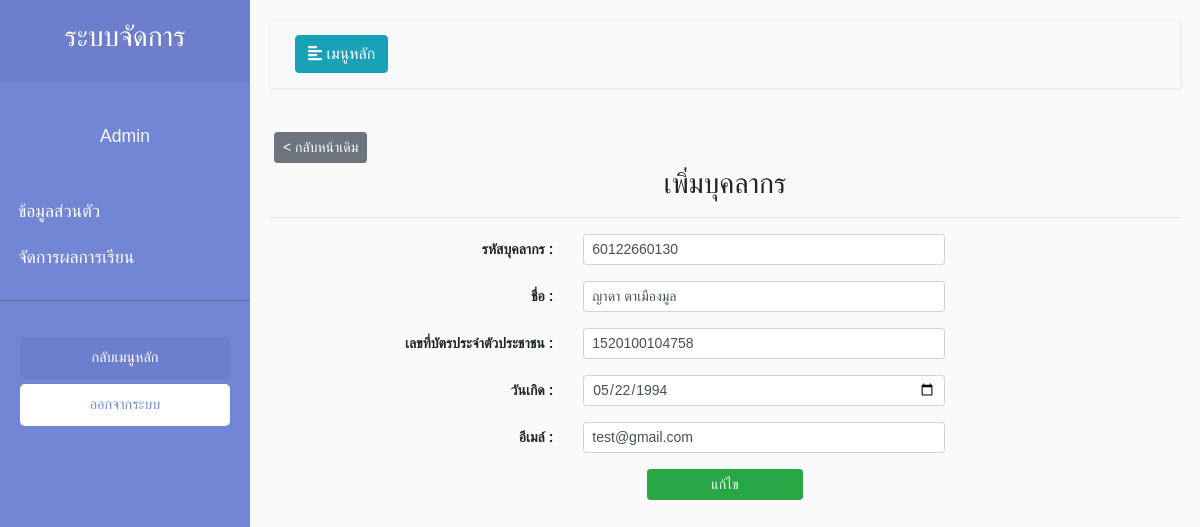
Page /view/managerPersonnel/EditPersonal.php?tcID=10 on the earlier database version.
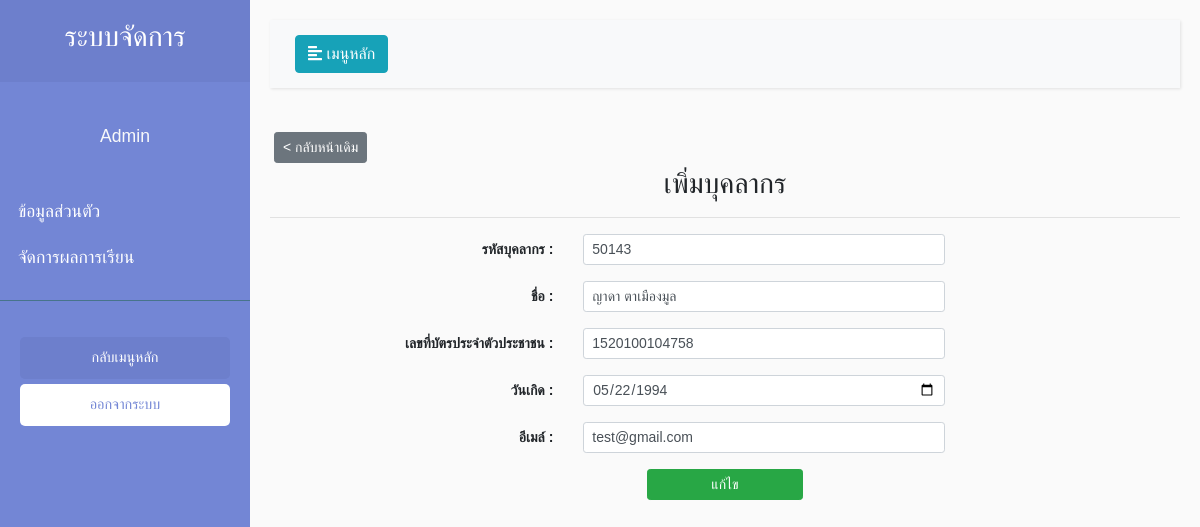
Same page on the later database version.
### tables this page shows
CREATE TABLE `teacher_tb` (
  `tc_id` int(11) NOT NULL,
  `tc_code` varchar(255) NOT NULL,
  `tc_name` varchar(255) NOT NULL,
  `tc_idCard` varchar(255) NOT NULL,
  `tc_email` varchar(255) NOT NULL,
  `tc_date` date NOT NULL
);

### view/managerPersonnel/EditPersonal.php (the view, shortened to what the changed rows need)
<?php
include_once('../../model/connect.php');
$sql = "SELECT * FROM teacher_tb WHERE tc_id = '".$_SESSION['editID']."'";
$query = $conn->query($sql);
$result = $query->FETCH_ASSOC();
?>
<!DOCTYPE html>
<html>
<head>
    <link rel="stylesheet" href="https://stackpath.bootstrapcdn.com/bootstrap/4.1.0/css/bootstrap.min.css"
>
    <link rel="stylesheet" href="../../style/Style.css">
</head>
<body class="setfont">
    <div class="wrapper">
        <div id="content">
            <form id="myform" name='myform' method="POST" action="../../control/personnal/EditPersonal.php">
                <div class="form-group row">
                    <div class="col-sm-5">
                        <input type="text" name="txtcode" class="form-control form-control-sm" id="txtcode" value="<?php echo $result['tc_code'] ?>"
                        pattern="[0-9].{4}" title="Must be only letters " required autofocus></div>
                </div>
                <div class="form-group row">
                    <div class="col-sm-5">
                        <input type="text" name="txtname" class="form-control form-control-sm" id="txtname" value="<?php echo $result['tc_name'] ?>"
                        pattern="[a-zA-Zก-ฮ].{0,50}" title="Must be only letters " required autofocus></div>
                    </div>
                <div class="form-group row">
                    <div class="col-sm-5">
                        <input type="text" name="txtcard" class="form-control form-control-sm" id="txtcard" value="<?php echo $result['tc_idCard'] ?>"
                        pattern="[0-9].{12}" title="Must be only letters " required autofocus></div>
                </div>
                                <div class="form-group row">
                    <div class="col-sm-5">
                        <input type="date" name="txtbirth" class="form-control form-control-sm" id="txtbirth" value="<?php echo $result['tc_date'] ?>" required autofocus></div>
                </div>
                                <div class="form-group row">
                    <div class="col-sm-5">
                        <input type="text" name="txtemail" class="form-control form-control-sm" id="txtemail" value="<?php echo $result['tc_email'] ?>" required autofocus></div>
                </div>
        </div>
</body>
</html>

Differences in the rows shown:
changed teacher_tb "ญาดา ตาเมืองมูล": txtcode "60122660130" → "50143"
